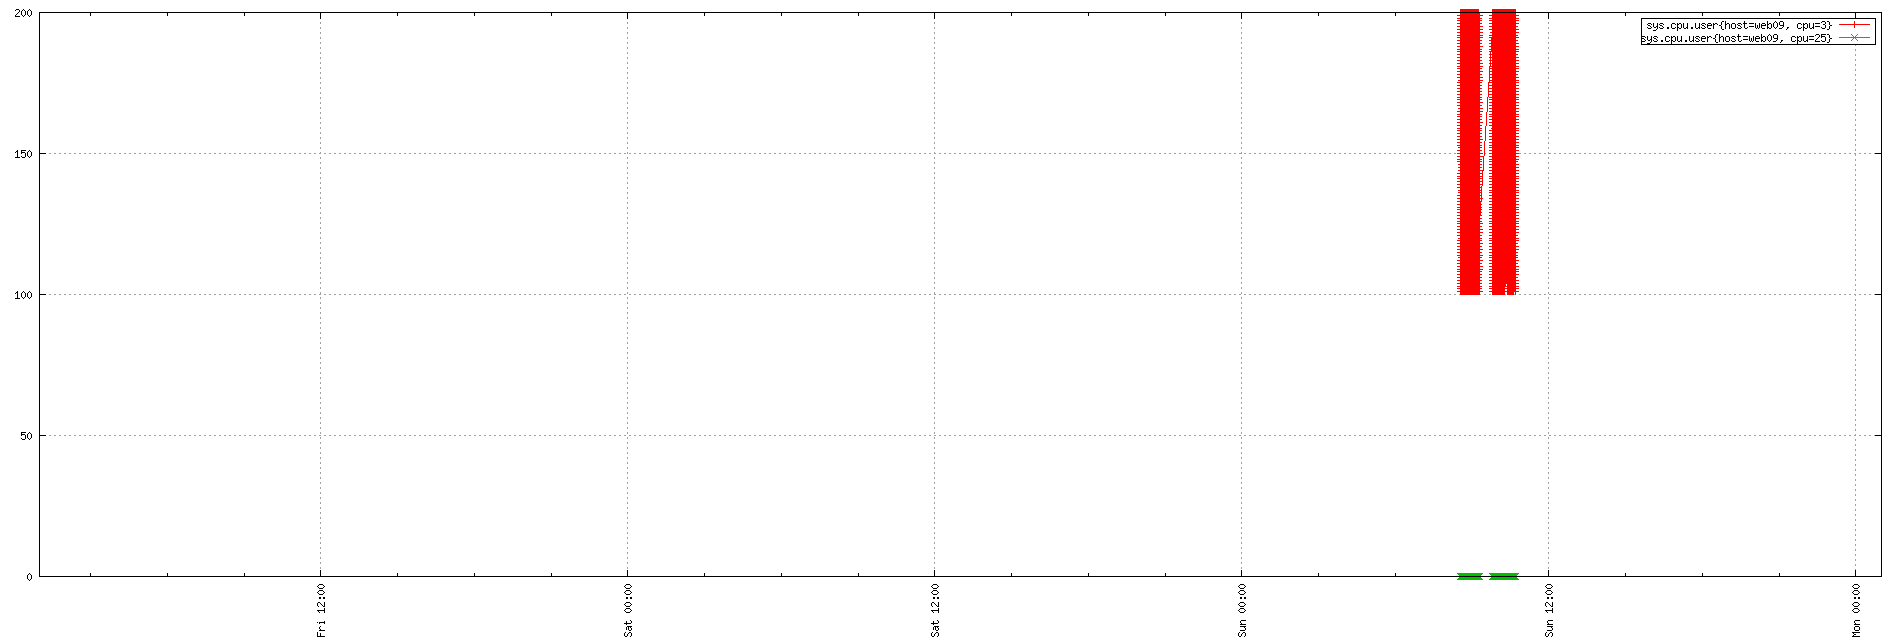

Generate this figure with gnuplot:
set term png small size 1900,644
set xdata time
set timefmt "%s"
if (GPVAL_VERSION < 4.6) set xtics rotate; else set xtics rotate right
set output "${TMPDIR-'tmp'}/tsd/79eddad1.png"
set xrange ["1673571600":"1673830800"]
set format x "%a %H:%M"
set grid
set style data linespoint
set key right box
set yrange [0:]
plot  "${TMPDIR-'tmp'}/tsd/79eddad1_0.dat" using 1:2 title "sys.cpu.user{host=web09, cpu=3}", \
 "${TMPDIR-'tmp'}/tsd/79eddad1_1.dat" using 1:2 title "sys.cpu.user{host=web09, cpu=25}"
